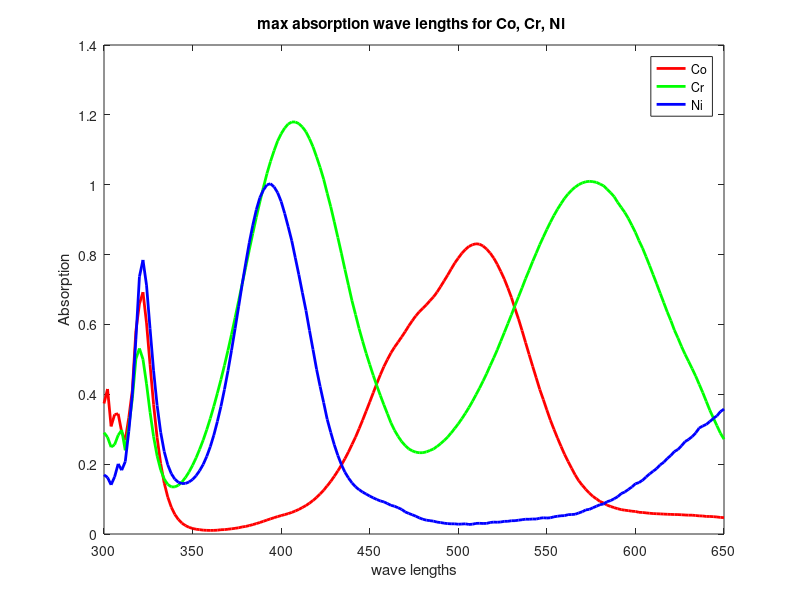

Write MATLAB code to recreate this figure. (Note: this script raises an error after producing the figure.)
clc;
clear all;
%% loading the data
load('Inorfull.mat');
wave_lengths = 300:2:650;
%% ploting the data and visualizing the max absorbance
figure;
plot(wave_lengths,PureCo,'linewidth',2,'color','r');
hold on;
plot(wave_lengths,PureCr,'linewidth',2,'color','g');
plot(wave_lengths,PureNi,'linewidth',2,'color','b');
legend('Co','Cr','Ni');
xlabel("wave lengths");
ylabel("Absorption");
title("max absorption wave lengths for Co, Cr, Ni ")
[val,lam_Co_max_ind] = max(PureCo);
[val,lam_Cr_max_ind] = max(PureCr);
[val,lam_Ni_max_ind] = max(PureNi);
disp("The max value of absorbance in Co, Cr, Ni occurs at : ")
disp(wave_lengths(lam_Co_max_ind))
disp(wave_lengths(lam_Cr_max_ind))
disp(wave_lengths(lam_Ni_max_ind))

%% Dealing with data
Z = DATA(1:5:130,[lam_Co_max_ind,lam_Cr_max_ind,lam_Ni_max_ind])  % taking the first sample of the replicates from each mixture
C = CONC(1:5:130,:);
rmse = loocv(C,Z,1);
